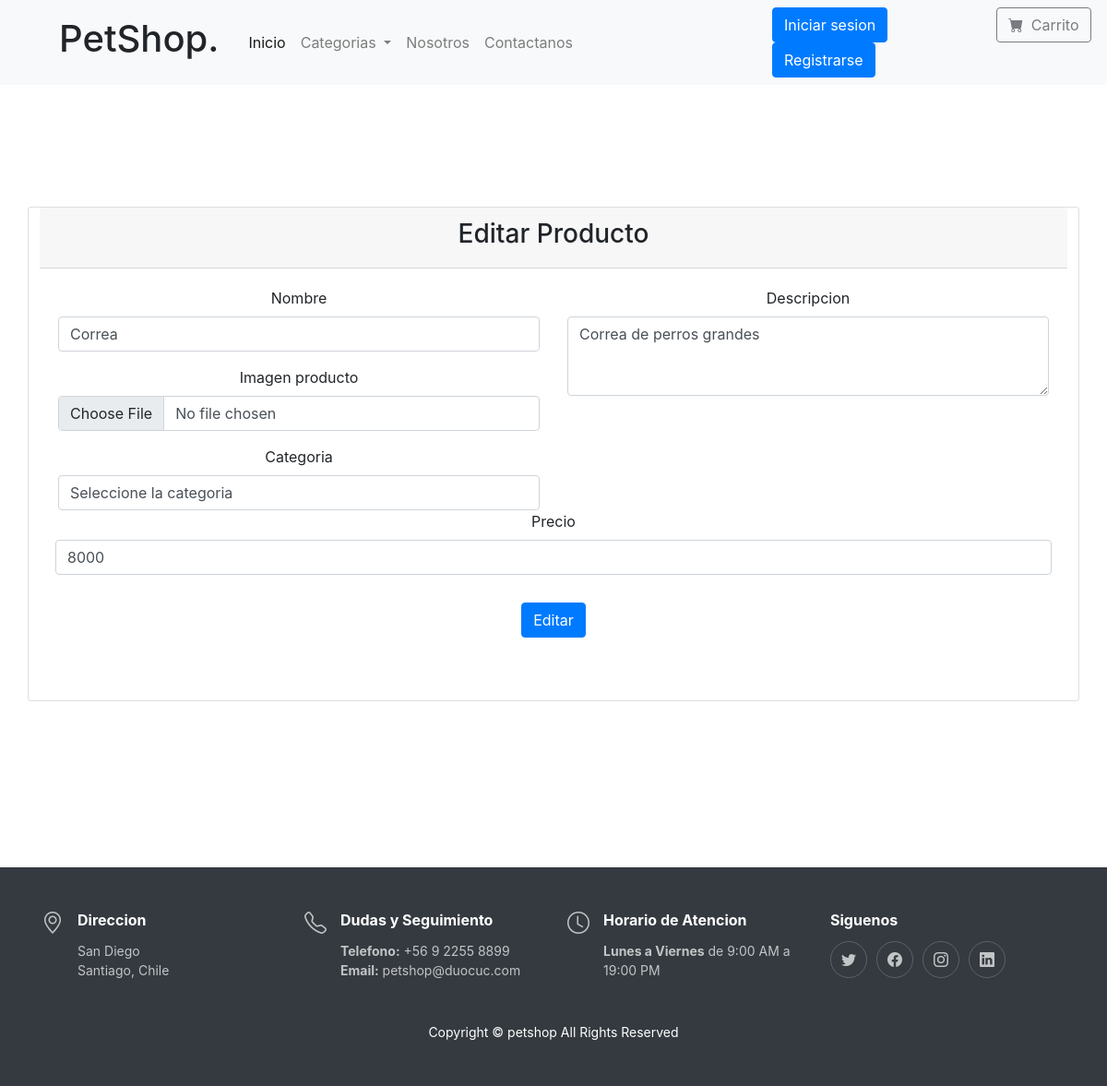
The page /producto/7/editar on the database its author committed.
### core/models.py (models this page shows, shortened)
class Producto(models.Model):
    id = models.IntegerField(primary_key=True, verbose_name='Id de producto')
    titulo = models.CharField(max_length=50, null=False)
    stock = models.IntegerField(default=1)
    imagen = models.FileField(upload_to='img')
    descripcion = models.CharField(max_length=200, null=False)
    precio = models.DecimalField(null=False, max_digits=10, decimal_places=2)
    categoria = models.ForeignKey(Categoria,on_delete=models.CASCADE, related_name="productos")

### core/views.py (the view)
# urls.py: path('producto/<int:producto_id>/editar', views.producto_edit, name="producto_edit" ),
def producto_edit(request, producto_id):
    categorias = Categoria.objects.all()
    producto = Producto.objects.get(id=producto_id)
    if request.method == "POST":
        categoria_del_producto = Categoria.objects.get(id=request.POST["categoria"])
        form = FormProducto(request.POST, request.FILES, instance=Producto(imagen=request.FILES['imagen'], categoria=categoria_del_producto))
        if form.is_valid():
            producto.titulo = request.POST['titulo']
            producto.categoria = categoria_del_producto
            producto.descripcion = request.POST['descripcion']
            producto.imagen = request.FILES['imagen']
            producto.precio = request.POST['precio']
            producto.save()
            return redirect("CORE:producto_index")
        else:
            return render(request, 'core/producto/edit.html', {
                'categorias' : categorias,
                'error_message' : 'Ingreso un campo incorrecto, vuelva a intentar'
            })
    else:
        return render(request, 'core/producto/edit.html',{
            'categorias' : categorias,
            'producto' : producto
        })

### core/templates/core/producto/edit.html (shortened to what this page needs)
{% extends 'core/layout.html' %}
{% block content %}
<section class="section  min-vh-100 d-flex flex-column align-items-center justify-content-center py-4">
    <div class="container">
      <div class="row justify-content-center">
        <div class="card text-center">
            <div class="card-header">
                <h3>Editar Producto</h3>
            </div>
            <div class="card-body">
                <form action="" method="post" enctype="multipart/form-data">
                    <div class="row align-items-stretch mb-5">
                        <div class="col-md-6">
                            <div class="form-group">
                                <label for="titulo">Nombre</label>
                                <input class="form-control" type="text" name="titulo" value="{{producto.titulo.title}}" placeholder="Nombre del producto" required>
                            </div>
                            <div class="form-group">
                                <label for="imagen">Imagen producto</label>
                                <input  class="form-control" type="file" name="imagen" id="imagen"    placeholder="Ingrese la imagen" required>
                            </div>
                            <div class="form-group mb-md-0">
                                <label for="categoria">Categoria</label>
                                <select class="form-control" name="categoria" required>
                                    <option value="" selected>Seleccione la categoria</option>
                                </select>
                            </div>
                        </div>
                        <div class="col-md-6">
                            <div class="form-group form-group-textarea mb-md-0">
                                <label for="descripcion">Descripcion</label>
                                <textarea class="form-control" name="descripcion" rows="3" required>{{producto.descripcion.capitalize}}</textarea>
                            </div>
                        </div>
                        <div class="form-group mb-0">
                                <label for="titulo">Precio</label>
                                <input type="number" class="form-control" name="precio" placeholder="XXXX.XX" value="{{ producto.precio|floatformat }}" required>
                        </div>
                        <div class="col-12" style="padding-top: 30px;width: 150px; align-items: center; text-align: center;">
                        <button class="btn btn-primary" type="submit">Editar</button>
                        </div>
                    </div>
            </form>
            </div>
        </div>
      </div>
    </div>
</section>
{% endblock %}

### rows shown on the page
Producto: titulo "Correa", descripcion "Correa de perros grandes", precio "8000"
